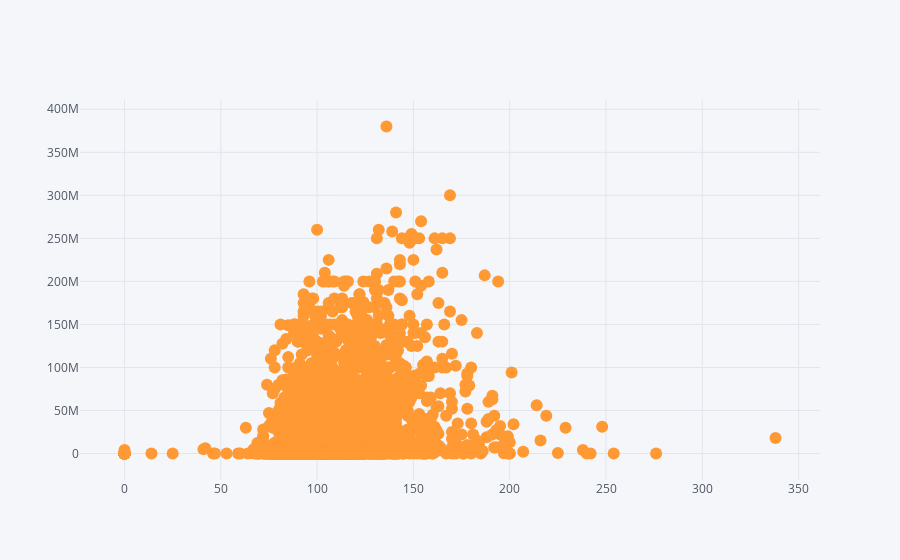

Notebook code for this chart:
### Code cell
movies.iplot(kind='scatter', x='runtime',y='budget',mode='markers')

### Figure 1 — Plotly figure (JSON) as saved in the notebook; plotly's stock layout.template omitted (floating-point values rounded to 4 significant figures; data arrays with more than 128 entries replaced by an {"elided": "..."} marker saying what was removed)
{"data": [{"line": {"color": "rgba(255, 153, 51, 1.0)", "dash": "solid", "width": 1.3}, "marker": {"size": 12, "symbol": "dot"}, "mode": "markers", "name": "budget", "text": "", "type": "scatter", "x": {"elided": "4803 int values"}, "y": {"elided": "4803 int values"}}], "layout": {"legend": {"bgcolor": "#F5F6F9", "font": {"color": "#4D5663"}}, "paper_bgcolor": "#F5F6F9", "plot_bgcolor": "#F5F6F9", "titlefont": {"color": "#4D5663"}, "xaxis1": {"gridcolor": "#E1E5ED", "showgrid": true, "tickfont": {"color": "#4D5663"}, "title": "", "titlefont": {"color": "#4D5663"}, "zerolinecolor": "#E1E5ED"}, "yaxis1": {"gridcolor": "#E1E5ED", "showgrid": true, "tickfont": {"color": "#4D5663"}, "title": "", "titlefont": {"color": "#4D5663"}, "zerolinecolor": "#E1E5ED"}}}
